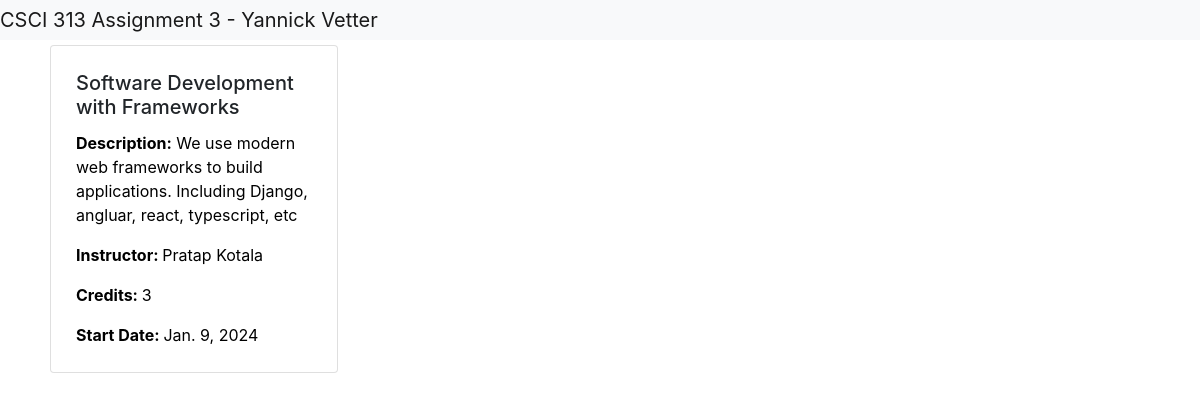
Page /courses/course/2/ on the committed database.
### courses/models.py (models this page shows)
class Course(models.Model):
    courseID = models.IntegerField(max_length=10,primary_key=True, unique=True, default = "")
    courseTitle = models.CharField(max_length=255, default = "")
    courseDescription = models.TextField()
    numOfCredits = models.PositiveIntegerField(default = "")
    instructor = models.CharField(max_length=255, default = "")
    startDate = models.DateField(default = "")

### courses/views.py (the view)
# urls.py: path("course/<int:course_id>/", course_detail, name="course_detail")
def course_detail(request, course_id):
    course = get_object_or_404(Course, courseID=course_id)
    return render(request, "course_detail.html", {"course": course})

### courses/templates/course_detail.html (shortened to what this page needs)
{% extends "base.html" %}
{% block content %}
  <div class="card" style="width: 18rem;">
    <div class="card-body">
      <h5 class="card-title">{{ course.courseTitle }}</h5>
      <p style="color: black" class="card-text"><b>Description:</b> {{ course.courseDescription }}</p>
      <p style="color: black" class="card-text"><b>Instructor: </b>{{ course.instructor }}</p>
      <p style="color: black" class="card-text"><b>Credits: </b>{{ course.numOfCredits }}</p>
      <p style="color: black" class="card-text"><b>Start Date: </b>{{course.startDate }}</p>
    </div>
  </div>
{% endblock %}

### courses/static/courses/styles.css (style rules this page uses)
div { margin: 5px; }
p { color:red; }

### rows in the picture
Course: courseTitle "Software Development with Frameworks", courseDescription "We use modern web frameworks to build applications. Including Django, angluar, react, typescript, etc", instructor "Pratap Kotala", numOfCredits "3", startDate "Jan. 9, 2024"
